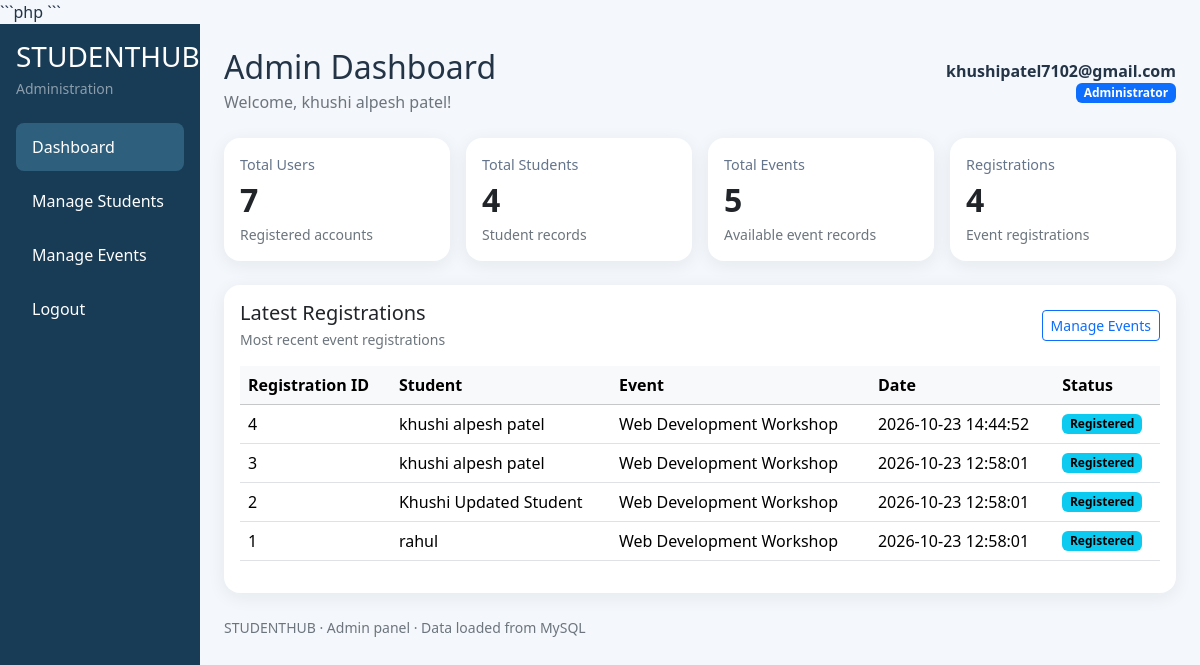
Page /admin_dashboard.php (signed in) on the committed database.
### tables this page shows
CREATE TABLE `registrations` (
  `registration_id` int(11) NOT NULL AUTO_INCREMENT,
  `student_id` int(11) NOT NULL,
  `event_id` int(11) NOT NULL,
  `registration_date` datetime NOT NULL DEFAULT current_timestamp(),
  `status` varchar(20) NOT NULL DEFAULT 'Registered',
  PRIMARY KEY (`registration_id`),
  UNIQUE KEY `uq_student_event` (`student_id`,`event_id`),
  KEY `event_id` (`event_id`),
  CONSTRAINT `registrations_ibfk_1` FOREIGN KEY (`student_id`) REFERENCES `users` (`id`) ON DELETE CASCADE,
  CONSTRAINT `registrations_ibfk_2` FOREIGN KEY (`event_id`) REFERENCES `events` (`event_id`) ON DELETE CASCADE
);

CREATE TABLE `users` (
  `id` int(11) NOT NULL AUTO_INCREMENT,
  `name` varchar(100) NOT NULL,
  `email` varchar(150) NOT NULL,
  `mobile` varchar(10) NOT NULL,
  `password` varchar(255) NOT NULL,
  `course` varchar(10) NOT NULL,
  `year` tinyint(4) NOT NULL,
  `gender` varchar(10) NOT NULL,
  `terms_accepted` tinyint(1) NOT NULL DEFAULT 1,
  `role` enum('Admin','Student') NOT NULL DEFAULT 'Student',
  `created_at` timestamp NOT NULL DEFAULT current_timestamp(),
  `status` enum('active','inactive') NOT NULL DEFAULT 'active',
  PRIMARY KEY (`id`),
  UNIQUE KEY `email` (`email`)
);

CREATE TABLE `events` (
  `event_id` int(11) NOT NULL AUTO_INCREMENT,
  `event_name` varchar(100) NOT NULL,
  `event_date` datetime NOT NULL,
  `venue` varchar(200) NOT NULL,
  `description` text DEFAULT NULL,
  `status` enum('Upcoming','Ongoing','Completed','Cancelled') NOT NULL DEFAULT 'Upcoming',
  `poster` varchar(255) DEFAULT NULL,
  PRIMARY KEY (`event_id`)
);

### admin_dashboard.php (the view, shortened to what this page needs)
<?php
require_once "db.php";
    ?>
    <?php
$name = htmlspecialchars($_SESSION["name"] ?? "Administrator", ENT_QUOTES, "UTF-8");
$email = htmlspecialchars($_SESSION["email"] ?? "", ENT_QUOTES, "UTF-8");
$totalUsers = 0;
$totalStudents = 0;
$totalEvents = 0;
$totalRegistrations = 0;
$latestRegistrations = [];
$errors = [];
$result = $conn->query("SELECT COUNT(*) AS total FROM users");
if ($result) { $totalUsers = (int) $result->fetch_assoc()["total"]; }
else { $errors[] = "Could not load user count."; }
$result = $conn->query("SELECT COUNT(*) AS total FROM users WHERE role = 'Student' AND status = 'active'");
if ($result) { $totalStudents = (int) $result->fetch_assoc()["total"]; }
else { $errors[] = "Could not load student count."; }
$result = $conn->query("SELECT COUNT(*) AS total FROM events");
if ($result) { $totalEvents = (int) $result->fetch_assoc()["total"]; }
else { $errors[] = "Could not load event count."; }
$result = $conn->query("SELECT COUNT(*) AS total FROM registrations");
if ($result) { $totalRegistrations = (int) $result->fetch_assoc()["total"]; }
else { $errors[] = "Could not load registration count."; }
$sql = "SELECT r.registration_id, u.name AS student_name,
               e.event_name, r.registration_date, r.status
        FROM registrations r
        LEFT JOIN users u ON r.student_id = u.id
        LEFT JOIN events e ON r.event_id = e.event_id
        ORDER BY r.registration_date DESC, r.registration_id DESC
        LIMIT 5";
$result = $conn->query($sql);
if ($result) {
    while ($row = $result->fetch_assoc()) {
        $latestRegistrations[] = $row;
    }
} else {
    $errors[] = "Could not load latest registrations.";
}
function h($value) {
    return htmlspecialchars((string)($value ?? ""), ENT_QUOTES, "UTF-8");
}
?>
<!DOCTYPE html>
<html lang="en">
<head>
    <link href="https://cdn.jsdelivr.net/npm/bootstrap@5.3.3/dist/css/bootstrap.min.css" rel="stylesheet">
</head>
<body>
<div class="container-fluid">
    <div class="row">
        <aside class="col-md-3 col-lg-2 sidebar p-3">
            <h3 class="text-white mb-1">STUDENTHUB</h3>
            <p class="text-white-50 small mb-4">Administration</p>
            <a class="active" href="admin_dashboard.php">Dashboard</a>
            <a href="manage_students.php">Manage Students</a>
            <a href="events.php">Manage Events</a>
            <a href="logout.php">Logout</a>
        </aside>
        <main class="col-md-9 col-lg-10 px-4 py-4">
            <div class="d-flex flex-wrap justify-content-between align-items-center gap-2 mb-4">
                <div>
                    <h1 class="h2 mb-1">Admin Dashboard</h1>
                    <p class="text-secondary mb-0">Welcome, <?= $name ?>!</p>
                </div>
                <div class="text-md-end">
                    <div class="fw-semibold"><?= $email ?></div>
                    <span class="badge text-bg-primary">Administrator</span>
                </div>
            </div>
            <div class="row g-3 mb-4">
                <div class="col-12 col-sm-6 col-xl-3">
                    <div class="card stat-card"><div class="card-body">
                        <div class="small-label">Total Users</div>
                        <div class="stat-number"><?= $totalUsers ?></div>
                        <div class="text-secondary small">Registered accounts</div>
                    </div></div>
                </div>
                <div class="col-12 col-sm-6 col-xl-3">
                    <div class="card stat-card"><div class="card-body">
                        <div class="small-label">Total Students</div>
                        <div class="stat-number"><?= $totalStudents ?></div>
                        <div class="text-secondary small">Student records</div>
                    </div></div>
                </div>
                <div class="col-12 col-sm-6 col-xl-3">
                    <div class="card stat-card"><div class="card-body">
                        <div class="small-label">Total Events</div>
                        <div class="stat-number"><?= $totalEvents ?></div>
                        <div class="text-secondary small">Available event records</div>
                    </div></div>
                </div>
                <div class="col-12 col-sm-6 col-xl-3">
                    <div class="card stat-card"><div class="card-body">
                        <div class="small-label">Registrations</div>
                        <div class="stat-number"><?= $totalRegistrations ?></div>
                        <div class="text-secondary small">Event registrations</div>
                    </div></div>
                </div>
            </div>
            <section class="card panel">
                <div class="card-body">
                    <div class="d-flex flex-wrap justify-content-between align-items-center mb-3 gap-2">
                        <div>
                            <h2 class="h5 mb-1">Latest Registrations</h2>
                            <p class="text-secondary small mb-0">Most recent event registrations</p>
                        </div>
                        <a href="events.php" class="btn btn-outline-primary btn-sm">Manage Events</a>
                    </div>
                    <div class="table-responsive">
                        <table class="table table-hover align-middle">
                            <thead class="table-light">
                                <tr>
                                    <th>Registration ID</th>
                                    <th>Student</th>
                                    <th>Event</th>
                                    <th>Date</th>
                                    <th>Status</th>
                                </tr>
                            </thead>
                            <tbody>
                            <?php if (!$latestRegistrations): ?>
                                <tr><td colspan="5" class="text-center text-secondary py-4">No registrations found.</td></tr>
                            <?php else: ?>
                                <?php foreach ($latestRegistrations as $registration): ?>
                                    <tr>
                                        <td><?= h($registration["registration_id"]) ?></td>
                                        <td><?= h($registration["student_name"] ?: "Student record unavailable") ?></td>
                                        <td><?= h($registration["event_name"] ?: "Event record unavailable") ?></td>
                                        <td><?= h($registration["registration_date"]) ?></td>
                                        <td><span class="badge text-bg-info"><?= h($registration["status"]) ?></span></td>
                                    </tr>
                                <?php endforeach; ?>
                            <?php endif; ?>
                            </tbody>
                        </table>
                    </div>
                </div>
            </section>
            <p class="text-secondary small mt-4 mb-0">STUDENTHUB · Admin panel · Data loaded from MySQL</p>
        </main>
    </div>
</div>
</body>
</html>

### admin_dashboard.php (style rules this page uses)
body { background: #f4f7fb; color: #243447; }
.sidebar { background: #183b56; min-height: 100vh; }
.sidebar a { display: block; color: #fff; text-decoration: none; padding: 12px 16px; border-radius: 8px; margin-bottom: 6px; }
.sidebar a:hover, .sidebar a.active { background: #2e607d; }
.stat-card { border: 0; border-radius: 16px; box-shadow: 0 4px 18px rgba(20,50,80,.07); height: 100%; }
.stat-number { font-size: 2rem; font-weight: 700; }
.panel { border: 0; border-radius: 16px; box-shadow: 0 4px 18px rgba(20,50,80,.07); }
.small-label { color: #64748b; font-size: .9rem; }

### rows in the picture
registrations: registration_id "4", student.name "khushi alpesh patel", event.event_name "Web Development Workshop", registration_date "2026-10-23 14:44:52", status "Registered"
registrations: registration_id "3", student.name "khushi alpesh patel", event.event_name "Web Development Workshop", registration_date "2026-10-23 12:58:01", status "Registered"
registrations: registration_id "2", student.name "Khushi Updated Student", event.event_name "Web Development Workshop", registration_date "2026-10-23 12:58:01", status "Registered"
registrations: registration_id "1", student.name "rahul", event.event_name "Web Development Workshop", registration_date "2026-10-23 12:58:01", status "Registered"

### other values in the picture
$name "khushi alpesh patel"
$email "khushipatel7102@gmail.com"
$totalUsers "7"
$totalStudents "4"
$totalEvents "5"
$totalRegistrations "4"
